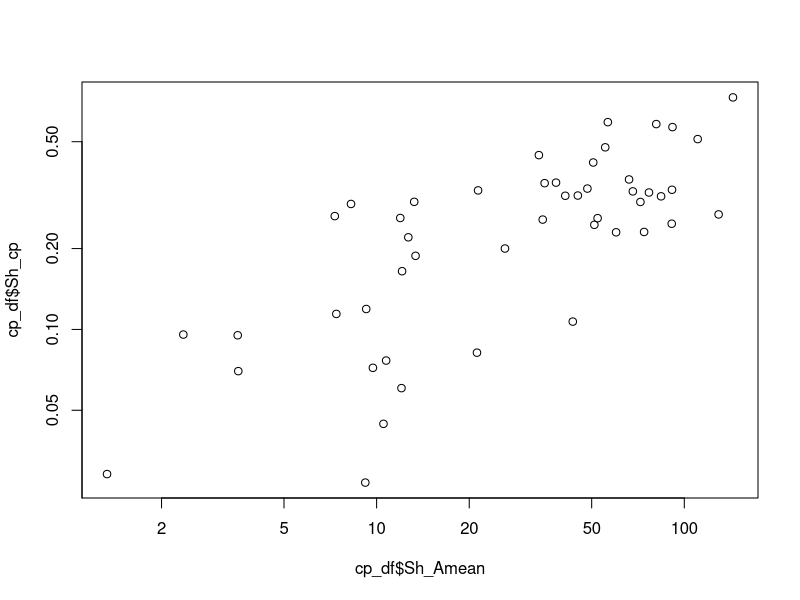
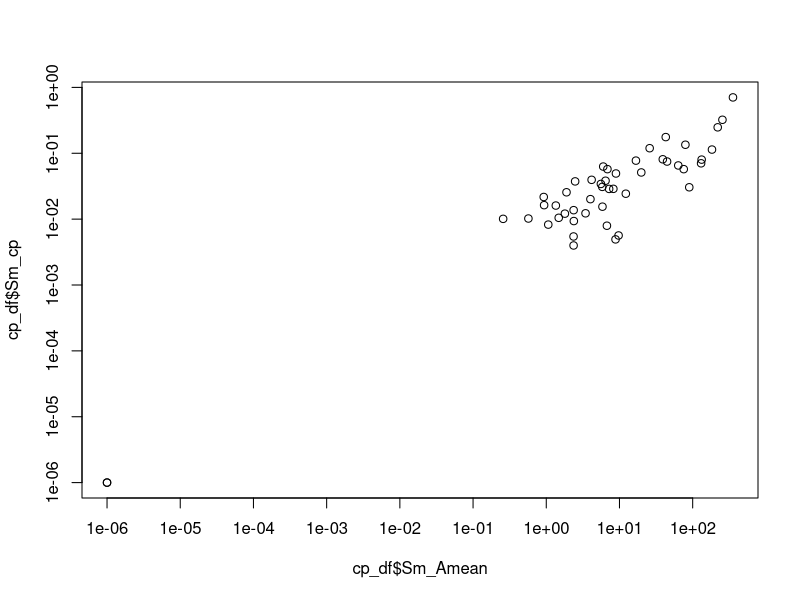
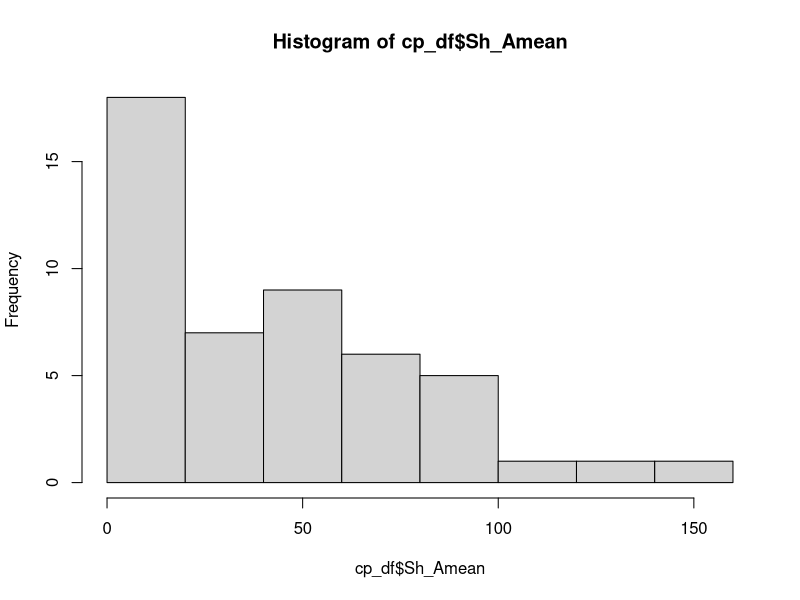
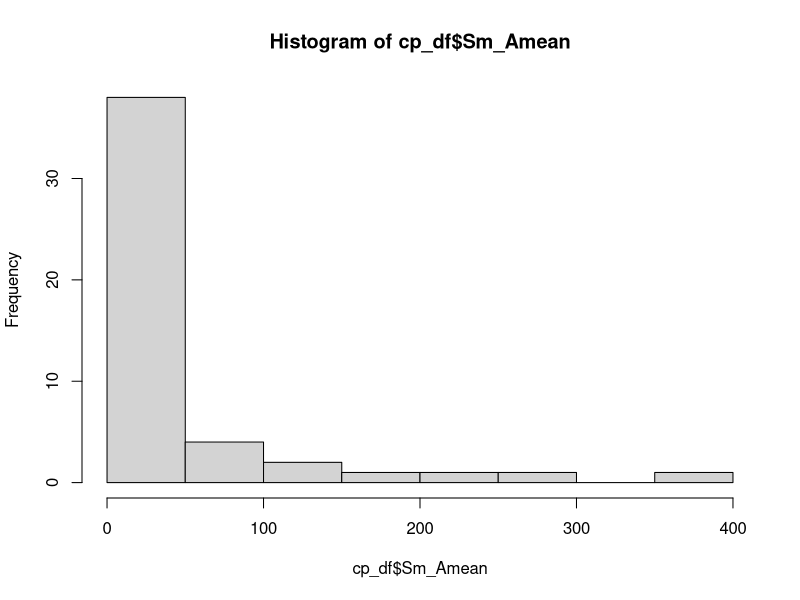
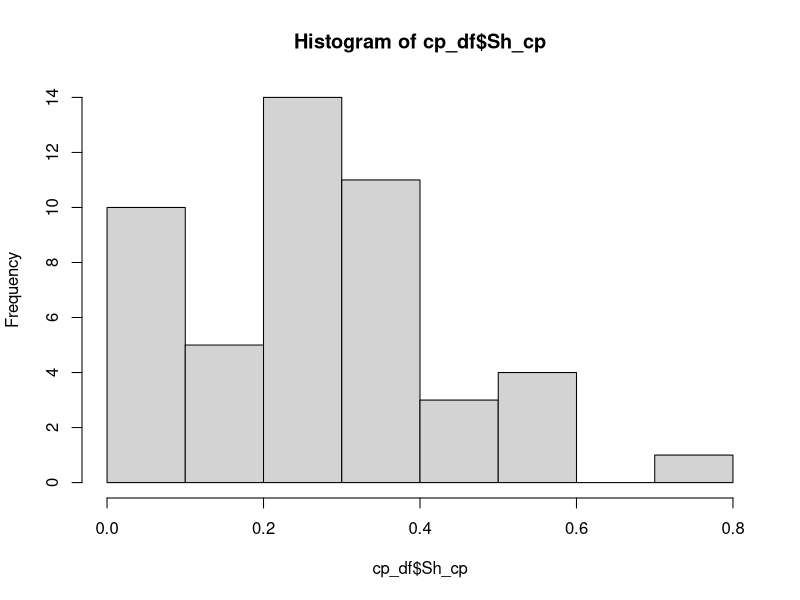
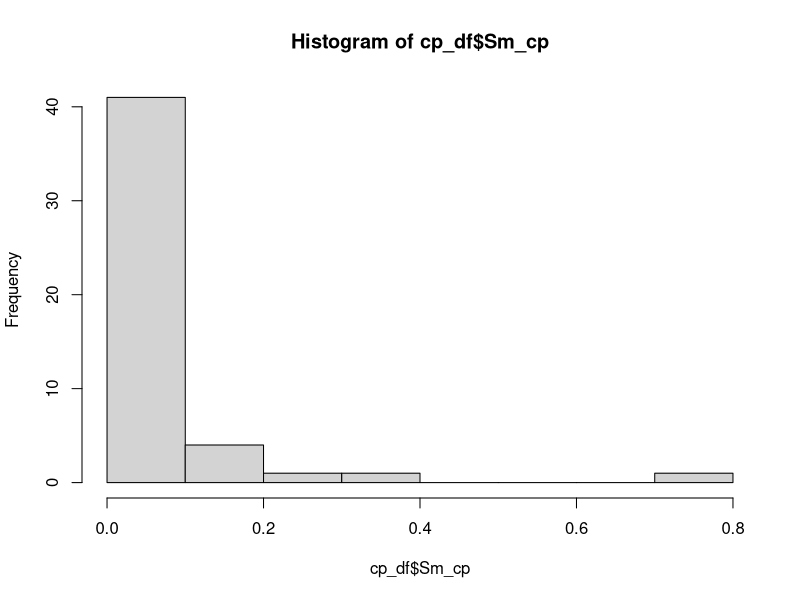
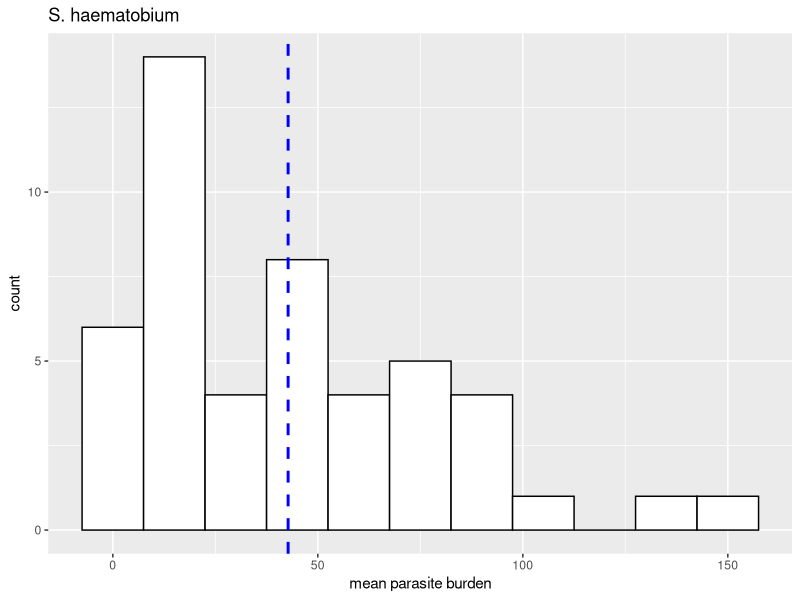
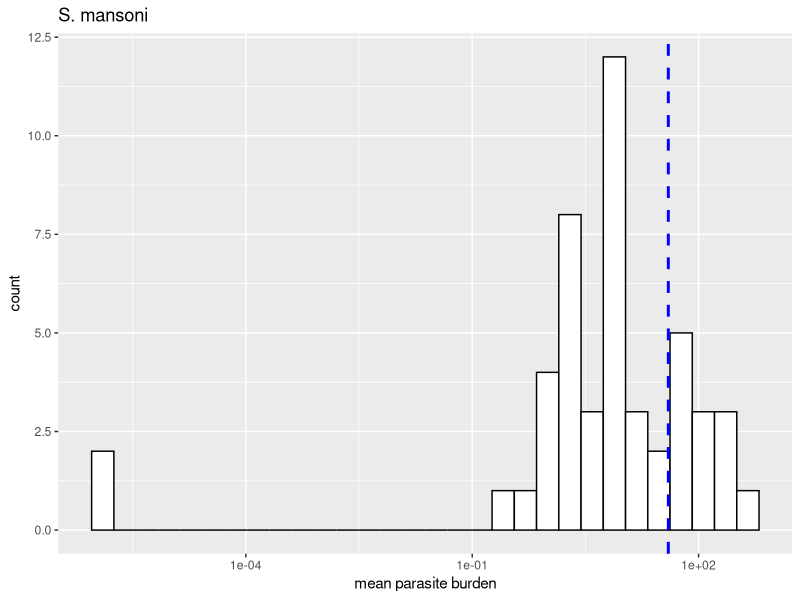

Generate these figures, in order, with R: (Note: this script raises an error after producing the figures.)
### Human Parasitology Data ###

library(tidyverse)
library(lme4)
library(dplyr)

# need file:
human_data <- read_csv("human_data_2018.csv")

human_data$sex <- as.factor(human_data$sex)
human_data$Net.time <- ifelse(human_data$Net.time==1, 'After','Before')
human_data$Intervention.time <- ifelse(human_data$Intervention.time==1, 'After','Before')

PreTreatedKidsID2017_MK_MN <- read_csv("2017_ID_pretreatedKids_MK_NM.csv")
human_data = left_join(human_data, PreTreatedKidsID2017_MK_MN, by=c("ID","year"))


# check if you want if we correctly ID the kids in MK and MN who were pre-treated 
# tmp2 <- subset(tempmat, PreTreatmentDate == "Dec-16")

# make tables 
# overall -- all kids
# by village
# by cluster
# by treatment  -- 3 groups 


##### summary stats for ALL kids #####
prev_data_all <- human_data %>%       ### arithemtic mean
  group_by(year) %>% 
  summarise_at(.vars = c("Sh","Sm"), funs(mean(., na.rm=T), n = sum(!is.na(.)), se = sd(., na.rm=T)/sqrt(sum(!is.na(.))))) %>% 
  mutate(Sh_CI = qnorm(0.975)*Sh_se,
         Sm_CI = qnorm(0.975)*Sm_se)

worm_data_all <- human_data %>%       ### geometric mean
  group_by(year) %>%
  summarize_at(.vars = c("ShW","SmW"), funs(gmean = exp(mean(log(.+1),na.rm=T)),
                                            n = sum(!is.na(.)),
                                            se = sd(exp(log(.+1)), na.rm = T)/sqrt(sum(!is.na(.))))) %>% 
  mutate(ShW_CI = qnorm(0.975)*ShW_se,
         SmW_CI = qnorm(0.975)*SmW_se)

dz_data_all <- left_join(prev_data_all, worm_data_all, by = "year")

other_vars_all <- human_data %>%      ### other important site and intervention variables
  group_by(year) %>% 
  summarize(pop = sum(Pop),
            n = sum(!is.na(sex)),
            nfemale = sum(sex=='F', na.rm = T),
            nTx = sum(!is.na(Tx_early)),
            Tx_early = sum(Tx_early==1, na.rm = T)) %>% 
  mutate(perc_male = 1-(nfemale/n),
         percTx_early = Tx_early/nTx)

human_summary_all <- left_join(dz_data_all, other_vars_all, by = "year") %>% 
  dplyr::select(-ShW_n, -SmW_n, -n, -nfemale, -nTx, -Tx_early) %>% 
  dplyr::select(year, pop, perc_male, percTx_early, Sh_mean, Sh_se, Sh_CI, Sh_n,
                ShW_gmean, ShW_se, ShW_CI, Sm_mean, Sm_se, Sm_CI, Sm_n, SmW_gmean, SmW_se, SmW_CI)


# uncheck it, if you want to write this file
# write.csv(human_summary, file = "human_dz_summary_all.csv")

##### group by village/school #####
prev_data <- human_data %>%       ### arithemtic mean
  group_by(School, year) %>% 
  summarise_at(.vars = c("Sh","Sm"), funs(mean(., na.rm=T), n = sum(!is.na(.)), se = sd(., na.rm=T)/sqrt(sum(!is.na(.))))) %>% 
  mutate(Sh_CI = qnorm(0.975)*Sh_se,
         Sm_CI = qnorm(0.975)*Sm_se)

library(MASS)

worm_data <- human_data %>%       ### geometric mean
  group_by(School, year) %>%
  summarize_at(.vars = c("ShW","SmW"), funs(Gmean = exp(mean(log(.+1),na.rm=T)),
            n = sum(!is.na(.)),
            se = sd(exp(log(.+1)), na.rm = T)/sqrt(sum(!is.na(.))))) %>% 
  mutate(ShW_CI = qnorm(0.975)*ShW_se,
         SmW_CI = qnorm(0.975)*SmW_se)

dz_data <- left_join(prev_data, worm_data, by = c("School" = "School", "year" = "year"))

#################################################################################
# BEGINNING of Giulio's latest integration on Feb 20 2023

# compute clumping parameters

#create a dataframe to store the results
cp_df <- worm_data[, c("School", "year")]
cp_df$Sh_Amean <- NA
cp_df$Sm_Amean <- NA
cp_df$Sh_cp    <- NA
cp_df$Sm_cp    <- NA

LL <- function(pars, data) {
  k <- pars[1]
  m <- pars[2]
  return(-sum(dnbinom(data,size=k,mu=m,log=TRUE)))
}


 for(i in 1:nrow(cp_df)){
    ndf <- filter(human_data, School == cp_df[i,]$School, year ==  cp_df[i,]$year)

    
    opt_sh <-optim(data = round(na.exclude(ndf$ShW)), par = c(1,1), LL, method="L-BFGS-B", lower=c(.000001,.000001))
    opt_sm <-optim(data = round(na.exclude(ndf$SmW)), par = c(1,1), LL, method="L-BFGS-B", lower=c(.000001,.000001))
    
    cp_df[i, 'Sh_Amean'] <- opt_sh$par[2]
    cp_df[i, 'Sm_Amean'] <- opt_sm$par[2]
    cp_df[i, 'Sh_cp'] <- opt_sh$par[1]  
    cp_df[i, 'Sm_cp'] <- opt_sm$par[1] 
    
    
  }

plot(cp_df$Sh_Amean, cp_df$Sh_cp, log = 'xy')

plot(cp_df$Sm_Amean, cp_df$Sm_cp, log = 'xy')

hist(cp_df$Sh_Amean)
hist(cp_df$Sm_Amean)
hist(cp_df$Sh_cp)
hist(cp_df$Sm_cp)

c(mean(cp_df$Sh_Amean), 
mean(cp_df$Sh_Amean[cp_df$year == 2016]), 
mean(cp_df$Sh_Amean[cp_df$year == 2017]), 
mean(cp_df$Sh_Amean[cp_df$year == 2018]))

c(median(cp_df$Sh_Amean), 
  median(cp_df$Sh_Amean[cp_df$year == 2016]), 
  median(cp_df$Sh_Amean[cp_df$year == 2017]), 
  median(cp_df$Sh_Amean[cp_df$year == 2018]))


c(mean(cp_df$Sm_Amean), 
mean(cp_df$Sm_Amean[cp_df$year == 2016]), 
mean(cp_df$Sm_Amean[cp_df$year == 2017]), 
mean(cp_df$Sm_Amean[cp_df$year == 2018]))

c(median(cp_df$Sm_Amean), 
  median(cp_df$Sm_Amean[cp_df$year == 2016]), 
  median(cp_df$Sm_Amean[cp_df$year == 2017]), 
  median(cp_df$Sm_Amean[cp_df$year == 2018]))


ggplot(cp_df, aes(x = Sh_Amean)) + 
  geom_histogram(binwidth=15, color="black", fill="white") +
  geom_vline(aes(xintercept=mean(Sh_Amean)),color="blue", linetype="dashed", size=1) +
  xlab("mean parasite burden") + ylab("count") +
  ggtitle("S. haematobium")

ggplot(na.omit(cp_df, col = "Sm_cp"), aes(x = Sm_Amean)) + 
  geom_histogram(color="black", fill="white") +
  geom_vline(aes(xintercept=mean(Sm_Amean)),color="blue", linetype="dashed", size=1) +
  xlab("mean parasite burden") + ylab("count") +
  ggtitle("S. mansoni") +
  scale_x_continuous(trans='log10')

  ggplot(cp_df, aes(x = Sh_cp)) + 
    geom_histogram(color="black", fill="white") +
    geom_vline(aes(xintercept=mean(Sh_cp)),color="blue", linetype="dashed", size=1) +
    xlab("clumping paramater") + ylab("count") +
    ggtitle("S. haematobium")
  
  ggplot(na.omit(cp_df, col = "Sm_cp"), aes(x = Sm_cp)) + 
    geom_histogram(color="black", fill="white") +
    geom_vline(aes(xintercept=mean(Sm_cp)),color="blue", linetype="dashed", size=1) +
    xlab("clumping parameter") + ylab("count") +
    ggtitle("S. mansoni")
  
  
  summary(cp_df$Sh_Amean)
  summary(cp_df$Sm_Amean)
  
# linear regression for the two parasites independently, not nested in years
# Here I just selected 2016 as the first year, as no experiment was conducted 
# back then. Note that 2017 is a reinfection year, so it is also interesting
  
regSh <- lm(Sh_cp ~ Sh_Amean, data = cp_df, year == 2016)
summary(regSh)

regSm <- lm(Sm_cp ~ Sm_Amean, data = cp_df, year == 2016)
summary(regSm)

# log-log regression

regSh <- lm(log(Sh_cp) ~ log(Sh_Amean), data = cp_df, year == 2016) #filter(cp_df, year == 2018))
summary(regSh)

regSm <- lm(log(Sm_cp) ~ log(Sm_Amean), data = cp_df, year == 2016)
summary(regSm)



ggplot(data = cp_df,aes(x = log(Sh_cp), y = log(Sh_Amean), color = year, group = 1)) +
  geom_point() +
  geom_smooth(method='lm') +
  xlab("log(parasites)") + ylab("log(clumping parameter 'k')") +
  ggtitle("S. haematobium")

ggplot(data = cp_df,aes(x = log(Sm_cp), y = log(Sm_Amean), color = year, group = 1)) +
  geom_point() +
  geom_smooth(method='lm') +
  xlab("log(parasites)") + ylab("log(clumping parameter 'k')") +
  ggtitle("S. mansoni")




# note that the results are almost identical
# lets us lmer4
library(Matrix)
library(lme4)

cp_df$year <- as.factor(cp_df$year)

regSh <- lmer(log(Sh_cp) ~ log(Sh_Amean) + (1|year), data = cp_df )
summary(regSh)

regSm <- lmer(log(Sm_cp) ~ log(Sm_Amean) + (1|year), data = cp_df )
summary(regSm)

################################

PairPrevShVar <- function(M) {
  k <- M^(summary(regSh)$coefficients[1])*exp(summary(regSh)$coefficients[2])
  p  <-  1 - 2* (1+M/(2*k))^(-k) + (1+M/k)^(-k)    # fraction of humans with at least 2 parasites 
  return(p)
}

PairPrevSmVar <- function(M) {
  k <- M^(summary(regSm)$coefficients[1])*exp(summary(regSm)$coefficients[2])
  p  <-  1 - 2* (1+M/(2*k))^(-k) + (1+M/k)^(-k)    # fraction of humans with at least 2 parasites 
  return(p)
}


# 2 or more worms
1 - 2* (1+cp_df$Sh_Amean[1]/(2 * cp_df$Sh_cp[1]))^(-cp_df$Sh_cp[1]) + (1 + cp_df$Sh_Amean[1]/cp_df$Sh_cp[1])^(-cp_df$Sh_cp[1])

#1 or ore worms
1 - (1/(1 + cp_df$Sh_Amean/cp_df$Sh_cp)^(cp_df$Sh_cp))*(1 + cp_df$Sh_Amean/(1 + cp_df$Sh_Amean/cp_df$Sh_cp)) # fraction of humans with at least 1 

# Estimate prevalence with the values of NBD values 

PairPrevNBD <- function(M, k) {
  p  <-  1 - 2* (1+M/(2*k))^(-k) + (1+M/k)^(-k)    # fraction of humans with at least 2 parasites 
  return(p)
}

WormPrevNBD <- function(M, k) {
  p  <-  1 - (1+M/k)^(-k)    # fraction of humans with at least 2 parasites 
  return(p)
}


cp_df$Sh_Amean
cp_df$Sm_Amean
cp_df$Sh_cp
cp_df$Sm_cp


options(scipen = 9)


#EstPrevSh <- PairPrevShVar(cp_df$Sh_Amean)
#EstPrevSm <- PairPrevSmVar(cp_df$Sm_Amean)


WormEstPrevSh <- WormPrevNBD(cp_df$Sh_Amean,cp_df$Sh_cp)
WormEstPrevSm <- WormPrevNBD(cp_df$Sm_Amean, cp_df$Sm_cp)


EstPrevNBDSh <- PairPrevNBD(cp_df$Sh_Amean,cp_df$Sh_cp)
EstPrevNBDSm <- PairPrevNBD(cp_df$Sm_Amean, cp_df$Sm_cp)

 

ObsPrevSh <- c()
ObsPrevSm <- c()

for(i in 1:nrow(cp_df)){
  ndf <- filter(human_data, School == cp_df[i,]$School, year ==  cp_df[i,]$year)
  ObsPrevSh[i] <- (length(na.exclude(ndf$ShW)) - length(which(na.exclude(ndf$ShW) == 0)))/length(na.exclude(ndf$ShW))
  ObsPrevSm[i] <- (length(na.exclude(ndf$SmW)) - length(which(na.exclude(ndf$SmW) == 0)))/length(na.exclude(ndf$SmW))
  }

ObsPrevSh/EstPrevNBDSh
ObsPrevSm/EstPrevNBDSm

ObsPrevSh/WormEstPrevSh
ObsPrevSm/WormEstPrevSm


##############################################################################
# END of Giulio latest integration on Feb 20 2023
##############################################################################

########################

other_vars <- human_data %>%      ### other important site and intervention variables
  group_by(School, year) %>% 
  summarize(Village = first(Village),
            pop = first(Pop),
            n = sum(!is.na(sex)),
            nfemale = sum(sex=='F', na.rm = T),
            lake = first(as.factor(lake)),
            cluster = first(as.factor(cluster)),
            net = first(as.factor(net)),
            prawn = first(as.factor(prawn)),
            veg_removal = first(as.factor(veg_removal)),
            net.time = first(Net.time),
            intervention.time = first(Intervention.time),
            nTx = sum(!is.na(Tx_early)),
            Tx_early = sum(Tx_early==1, na.rm = T)) %>% 
  mutate(perc_male = 1-(nfemale/n),
         percTx_early = Tx_early/nTx)
  
human_summary_village <- left_join(dz_data, other_vars, by = c("School" = "School", "year" = "year")) %>% 
  dplyr::select(-ShW_n, -SmW_n,-n,-nfemale,-nTx, -Tx_early) %>% 
  dplyr::select(Village, School, year, cluster, lake, pop, perc_male, percTx_early, net, net.time, prawn, veg_removal, intervention.time, Sh_mean, Sh_se, Sh_CI, Sh_n,
         ShW_gmean, ShW_se, ShW_CI,Sm_mean, Sm_se, Sm_CI, Sm_n,SmW_gmean, SmW_se, SmW_CI)

#write.csv(human_summary_village, file = "~/Documents/GitHub/Schisto/Net Effects/human_dz_summary.csv")

# now aggregate to cluster level 
prev_data_cluster <- human_data %>%       ### arithemtic mean
  group_by(cluster, year) %>% 
  summarise_at(.vars = c("Sh","Sm"), funs(mean(., na.rm=T), n = sum(!is.na(.)), se = sd(., na.rm=T)/sqrt(sum(!is.na(.))))) %>% 
  mutate(Sh_CI = qnorm(0.975)*Sh_se,
         Sm_CI = qnorm(0.975)*Sm_se)

worm_data_cluster <- human_data %>%       ### geometric mean
  group_by(cluster, year) %>%
  summarize_at(.vars = c("ShW","SmW"), funs(gmean = exp(mean(log(.+1),na.rm=T)),
                                            n = sum(!is.na(.)),
                                            se = sd(exp(log(.+1)), na.rm = T)/sqrt(sum(!is.na(.))))) %>% 
  mutate(ShW_CI = qnorm(0.975)*ShW_se,
         SmW_CI = qnorm(0.975)*SmW_se)
dz_data_cluster <- left_join(prev_data_cluster, worm_data_cluster, by = c("cluster" = "cluster", "year" = "year"))

other_vars_cluster <- human_data %>%      ### other important site and intervention variables
  group_by(cluster, year) %>% 
  summarize(pop = sum(Pop),
            n = sum(!is.na(sex)),
            nfemale = sum(sex=='F', na.rm = T),
            lake = first(as.factor(lake)),
            net = first(as.factor(net)),
            prawn = first(as.factor(prawn)),
            veg_removal = first(as.factor(veg_removal)),
            nTx = sum(!is.na(Tx_early)),
            Tx_early = sum(Tx_early==1, na.rm = T),
            net.time = first(Net.time),
            intervention.time = first(Intervention.time)) %>% 
  mutate(perc_male = 1-(nfemale/n),
         percTx_early = Tx_early/nTx)

human_summary_cluster <- left_join(dz_data_cluster, other_vars_cluster, by = c("cluster" = "cluster", "year" = "year")) %>% 
  dplyr::select(-ShW_n, -SmW_n,-n,-nfemale,-nTx, -Tx_early) %>% 
  dplyr::select(year, lake, pop, perc_male, percTx_early, net, net.time, prawn, veg_removal, intervention.time, Sh_mean, Sh_se, Sh_CI, Sh_n,
         ShW_gmean, ShW_se, ShW_CI,Sm_mean, Sm_se, Sm_CI, Sm_n,SmW_gmean, SmW_se, SmW_CI)

write.csv(human_summary, file = "G:/.shortcut-targets-by-id/1e2xUwinp8NuntTAkfNCUIW_48Onf6MCd/Belmont Project/Thermal_sensitive_models/r_ibrahim_scripts/mda_model/clumper_parameter")

# now aggregate by intervention  
prev_data_intervention <- human_data %>%       ### arithemtic mean
  group_by(Intervention.type, year) %>% 
  summarise_at(.vars = c("Sh","Sm"), funs(mean(., na.rm=T), n = sum(!is.na(.)), se = sd(., na.rm=T)/sqrt(sum(!is.na(.))))) %>% 
  mutate(Sh_CI = qnorm(0.975)*Sh_se,
         Sm_CI = qnorm(0.975)*Sm_se)

worm_data_intervention <- human_data %>%       ### geometric mean
  group_by(Intervention.type, year) %>%
  summarize_at(.vars = c("ShW","SmW"), funs(gmean = exp(mean(log(.+1),na.rm=T)),
                                            n = sum(!is.na(.)),
                                            se = sd(exp(log(.+1)), na.rm = T)/sqrt(sum(!is.na(.))))) %>% 
  mutate(ShW_CI = qnorm(0.975)*ShW_se,
         SmW_CI = qnorm(0.975)*SmW_se)

dz_data_intervention <- left_join(prev_data_intervention, worm_data_intervention, by = c("Intervention.type" = "Intervention.type", "year" = "year"))

other_vars_intervention <- human_data %>%      ### other important site and intervention variables
  group_by(Intervention.type, year) %>% 
  summarize(pop = sum(Pop),
            n = sum(!is.na(sex)),
            nfemale = sum(sex=='F', na.rm = T),
            lake = first(as.factor(lake)),
            net = first(as.factor(net)),
            prawn = first(as.factor(prawn)),
            veg_removal = first(as.factor(veg_removal)),
            net.time = first(Net.time),
            intervention.time = first(Intervention.time),
            nTx = sum(!is.na(Tx_early)),
            Tx_early = sum(Tx_early==1, na.rm = T)) %>% 
  mutate(perc_male = 1-(nfemale/n),
         percTx_early = Tx_early/nTx)

human_summary_intervention <- left_join(dz_data_intervention, other_vars_intervention, by = c("Intervention.type" = "Intervention.type", "year" = "year")) %>% 
  dplyr::select(-ShW_n, -SmW_n,-n,-nfemale,-nTx, -Tx_early) %>% 
  dplyr::select(year, lake, pop, perc_male, percTx_early, net, net.time, prawn, veg_removal, intervention.time, Sh_mean, Sh_se, Sh_CI, Sh_n,
         ShW_gmean, ShW_se, ShW_CI,Sm_mean, Sm_se, Sm_CI, Sm_n,SmW_gmean, SmW_se, SmW_CI)

write.csv(human_summary, file = "~/Documents/GitHub/Schisto/Net Effects/human_dz_summary_intervention.csv")

